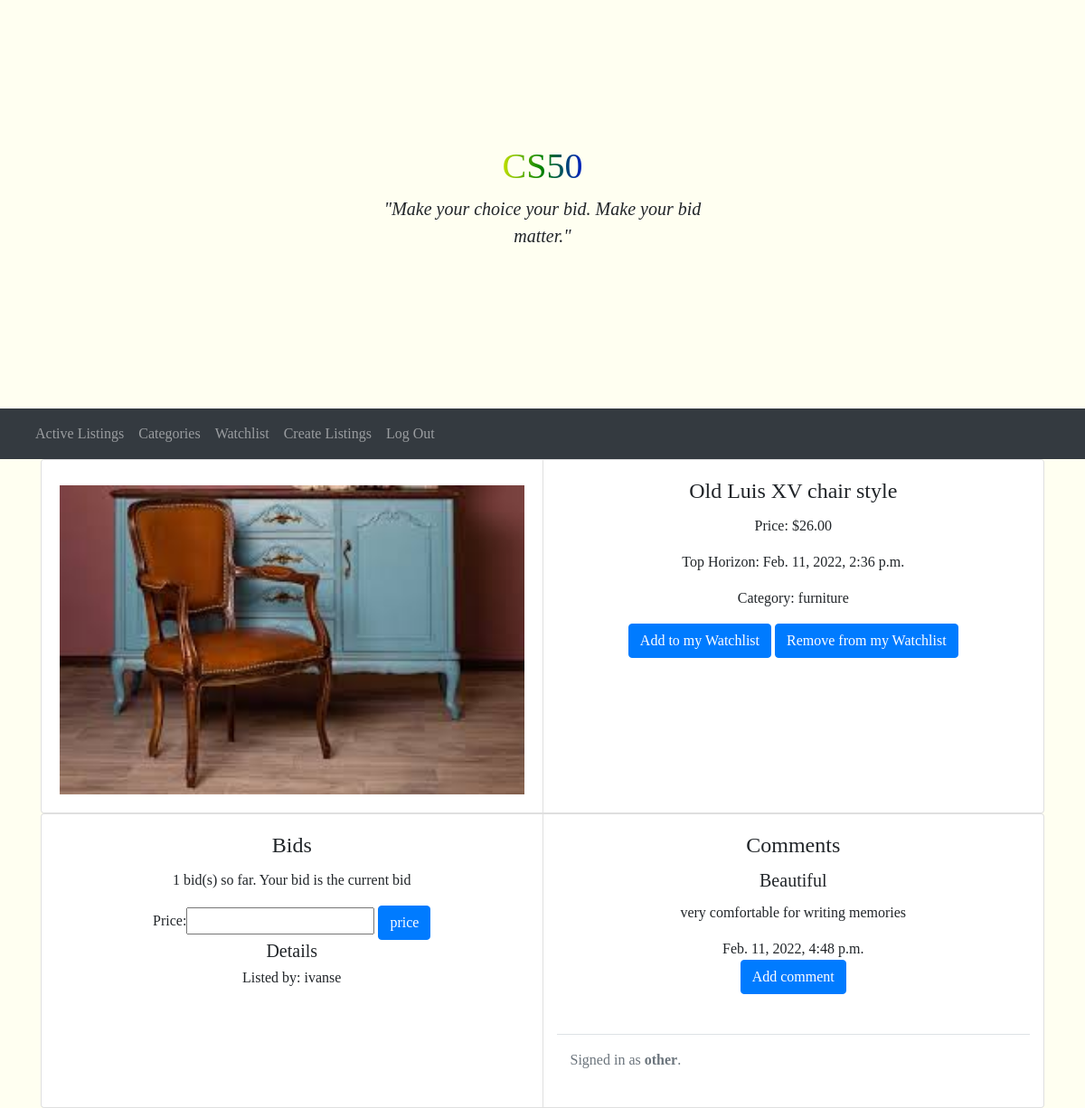
Screenshot of /listing/1 (signed in) with the database file from the repository.
### auctions/models.py (models this page shows)
class listing(models.Model):
    item = models.CharField(max_length=255)
    description = models.CharField(max_length=255, blank=True)
    price = models.DecimalField(max_digits=10, decimal_places=2)
    category = models.CharField(max_length=67, choices=dicCategorie)
    tophorizon = models.DateTimeField(auto_now_add=True, blank=True)
    owner = models.ForeignKey(
        User, on_delete=models.CASCADE, related_name="owners")
    bid = models.ManyToManyField(bid, blank=True, related_name="bid")
    comments = models.ManyToManyField(
        comment, blank=True, related_name="comments")
    photo = models.ImageField(null=True, blank=True)
    closed = models.BooleanField(default=False)

class User(AbstractUser):
    pass

class comment(models.Model):
    title = models.CharField(max_length=25, default="")
    comment = models.CharField(max_length=255)
    time = models.DateTimeField(auto_now_add=True, blank=True)

### auctions/views.py (the view)
# urls.py: path("listing/<int:id>", views.listings_view, name="listing"),
@login_required
def listings_view(request, id):
    listing_ = listing.objects.get(pk=id)
    if request.method == "POST":
        user = User.objects.get(username=request.user)
        if request.POST.get("button") == "Watchlist":
            if not user.watchlist.filter(listing=listing_):
                watchlist = watchlist()
                watchlist.user = user
                watchlist.listing = listing_
                watchlist.save()
            else:
                user.watchlist.filter(listing=listing_).delete()
            return HttpResponseRedirect(reverse('listing', args=(listing_.id,)))
        if not listing_.closed:
            if request.POST.get("button") == "Close":
                listing_.closed = True
                listing_.save()
            else:
                bid = listing_.bid.all()
                if user.username != listing_.owner.username:  # no es el dueno
                    if float(request.POST.get("price")) <= listing_.price:
                        return render(request, "auctions/listing.html", {
                            "listing": listing_,
                            "form": bid_form(),
                            "message": "Your bid has a wrong amount."
                        })
                    form_ = bid_form(request.POST)
                    if form_.is_valid():
                        bid_ = form_.save(commit=False)
                        bid_.user = user
                        bid_.save()
                        listing_.bid.add(bid_)
                        listing_.price = float(request.POST.get("price"))
                        listing_.save()
                    else:
                        return render(request, 'auctions/listing.html', {
                            "form": form
                        })
                else:  # es el dueno
                    return render(request, "auctions/listing.html", {
                        "listing": listing_,
                        "form": bid_form(),
                        "message": "Owners cannot make bids!"
                    })
        return HttpResponseRedirect(reverse('listing', args=(listing_.id,)))
    else:
        return render(request, "auctions/listing.html", {
            "listing": listing_,
            "form": bid_form(),
            "message": ""
        })

### auctions/forms.py
class bid_form(ModelForm):
    class Meta:
        model = bid
        fields = ["price"]

### auctions/templates/auctions/listing.html (shortened to what this page needs)
{% extends 'auctions/layout.html' %}
{% load static  %}
{% block body %}
<div class="container">
  <div class="card-group">
    <div class="card" style="width: 18rem;">
      <div class="card-body">
        <img src="{{ listing.photo.url }}" alt="image" style="width: 100%; height: auto">
      </div>
    </div>
    <div class="card" style="width: 18rem;">
      <div class="card-body">
        <div class="card-title">
          <h4>{{ listing.description }}</h4>
        </div>
        <p class="card-text">Price: ${{ listing.price }}</p>
        <p class="card-text">Top Horizon: {{ listing.tophorizon }}
        <p class="card-text">Category: {{ listing.category }}
        <form action="{% url 'add_watchlist' listing.id %}" method="POST">
          <button type="submit" name="button" class="btn btn-primary" value="Watchlist">Add to my Watchlist</button>
          <button type="submit" name="button" class="btn btn-primary" value="RWatchlist">Remove from my Watchlist</button>
        </form>
      </div>
    </div>
  </div>
  <div class="card-group">
    <div class="card" style="">
      <form action="{% url 'listing' listing.id %}" method="POST">
        <div class="card-body">
          <div class="card-title"><h4>Bids</h4></div>
          <p class="card-text">{{ listing.bid.count }} bid(s) so far. Your bid is the current bid</p>
          {{ form }}
          <input type="submit" name="button" class="btn btn-primary" value="price">
          <h5>Details</h5>
          <h6>Listed by: {{ listing.owner }}</h6>
        </div>
      </form>
    </div>
    <div class="card" style="width: 18rem;">
      <div class="card-body">
        <div class="card-title"><h4>Comments</h4></div>
        {% for comment in listing.comments.all %}
        <div class="card-title">
          <h5>
            {{ comment.title }}
          </h5>
        </div>
        <div class="card-text">
          <p>{{ comment.comment }}</p>
          <h7>{{ comment.time }}</h7>
        </div>
        {% endfor %}
        <form action="{% url 'comment' listing.id %}" method="POST">
          <button type="submit" name="button" class="btn btn-primary" value="Comment">Add comment</button>
        </form>
        {% endblock %}

### auctions/templates/auctions/layout.html (shortened to what this page needs)
{% load static %}
<!DOCTYPE html>
<html lang="en">
<head>
  <link rel="stylesheet" href="https://stackpath.bootstrapcdn.com/bootstrap/4.4.1/css/bootstrap.min.css"
>
  <link href="{% static 'auctions/styles.css' %}" rel="stylesheet">
</head>
<body>
  <div class="position-relative overflow-hidden p-3 p-md-5 m-md-3 text-center ">
    <div class="col-md-5 p-lg-5 mx-auto my-5">
      <h1 class="rainbow-text">CS50</h1>
      <p class="lead fw-normal"><i class="fas fa-wine-bottle text">"Make your choice your bid. Make your bid matter."</i>
      </p>
    </div>
  </div>
  <nav class="navbar navbar-expand-sm navbar-dark bg-dark" aria-label="Third navbar example">
    <div class="container-fluid">
      <div class="collapse navbar-collapse" id="navbarsExample03">
        <ul class="navbar-nav me-auto mb-2 mb-sm-0">
          <li class="nav-item">
            <a class="nav-link" href="{% url 'index' %}">Active Listings</a>
          </li>
          <li class="nav-item">
            <a class="nav-link" href="{% url 'categories' %}">Categories</a>
          </li>
          <li class="nav-item">
            <a class="nav-link" href="{% url 'watchlist' %}">Watchlist</a>
          </li>
          <li class="nav-item">
            <a class="nav-link" href="{% url 'create_listings' %}">Create Listings</a>
          </li>
          {% if user.is_authenticated %}
          <li class="nav-item">
            <a class="nav-link" href="{% url 'logout' %}">Log Out</a>
          </li>
          {% endif %}
        </ul>
      </div>
    </div>
  </nav>
  <div class="container-fluid justify-content-center">
    {% block body %}
    {% endblock %}
  </div>
  <div class="container">
    <footer class="d-flex flex-wrap justify-content-between align-items-center py-3 my-4 border-top">
      <div class="col-md-4 d-flex align-items-center">
        <span class="text-muted">{% if user.is_authenticated %}
          Signed in as <strong>{{ user.username }}</strong>.
          {% else %}
          Not signed in.
          {% endif %}</span>
      </div>
    </footer>
  </div>
</body>
</html>

### auctions/static/auctions/styles.css (style rules this page uses)
html,body { height: 100%; width: 100%; }

### rows the page displays
listing: photo (picture), description "Old Luis XV chair style", price "26.00", tophorizon "Feb. 11, 2022, 2:36 p.m.", category "furniture", bid.count "1", owner "ivanse"
comment: title "Beautiful", comment "very comfortable for writing memories", time "Feb. 11, 2022, 4:48 p.m."
User: username "other"
